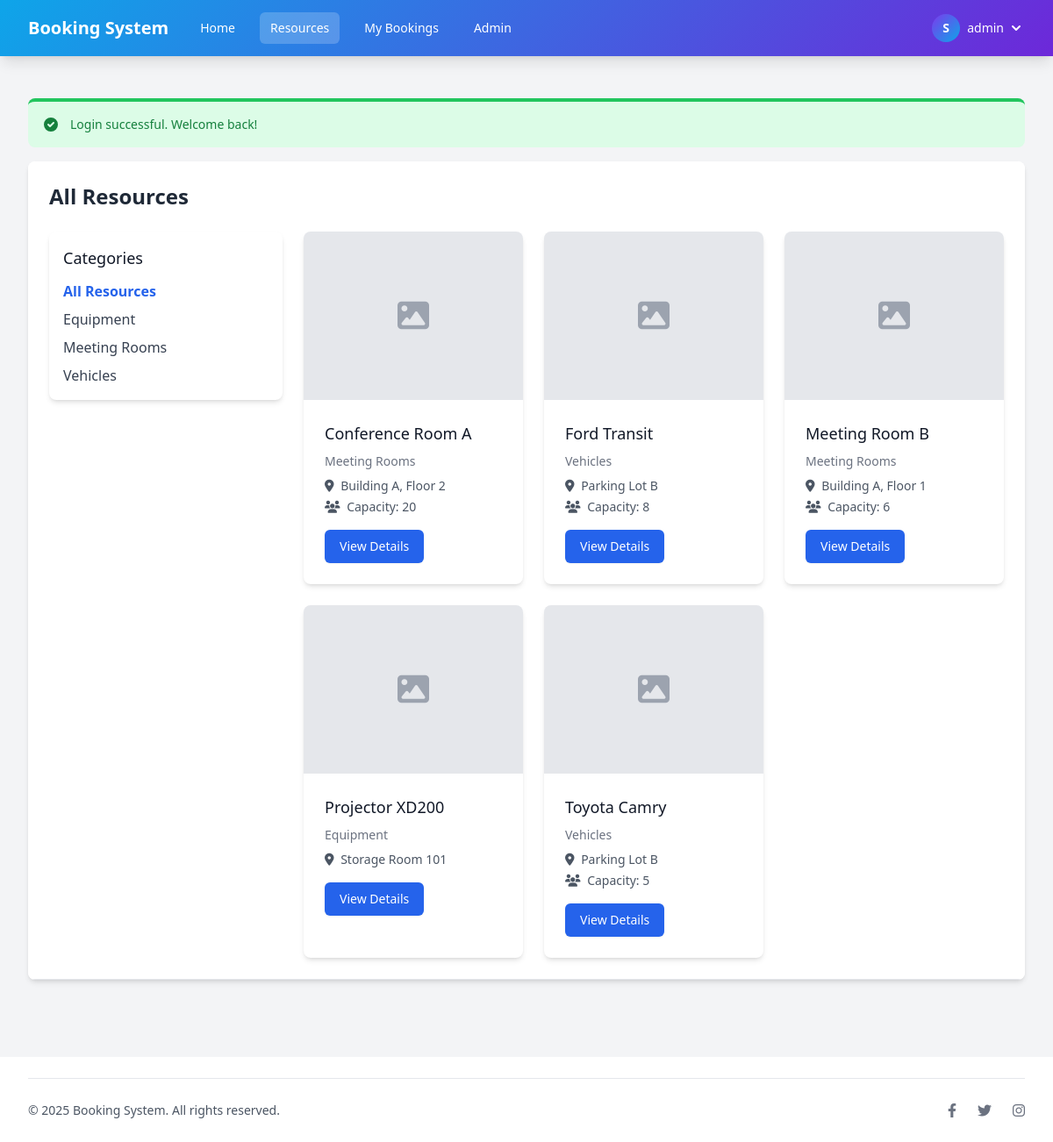
The page /resources.php (signed in) on the database its author committed.
### tables this page shows
CREATE TABLE IF NOT EXISTS settings (
    id INT AUTO_INCREMENT PRIMARY KEY,
    setting_key VARCHAR(50) NOT NULL UNIQUE,
    setting_value TEXT,
    created_at TIMESTAMP DEFAULT CURRENT_TIMESTAMP,
    updated_at TIMESTAMP DEFAULT CURRENT_TIMESTAMP ON UPDATE CURRENT_TIMESTAMP
);

CREATE TABLE IF NOT EXISTS resource_categories (
    id INT AUTO_INCREMENT PRIMARY KEY,
    name VARCHAR(100) NOT NULL,
    description TEXT,
    status ENUM('active', 'inactive') DEFAULT 'active',
    created_at TIMESTAMP DEFAULT CURRENT_TIMESTAMP,
    updated_at TIMESTAMP DEFAULT CURRENT_TIMESTAMP ON UPDATE CURRENT_TIMESTAMP
);

CREATE TABLE IF NOT EXISTS resources (
    id INT AUTO_INCREMENT PRIMARY KEY,
    category_id INT NOT NULL,
    name VARCHAR(100) NOT NULL,
    description TEXT,
    location VARCHAR(100),
    capacity INT,
    image_path VARCHAR(255) DEFAULT NULL,
    status ENUM('available', 'maintenance', 'inactive') DEFAULT 'available',
    created_at TIMESTAMP DEFAULT CURRENT_TIMESTAMP,
    updated_at TIMESTAMP DEFAULT CURRENT_TIMESTAMP ON UPDATE CURRENT_TIMESTAMP,
    FOREIGN KEY (category_id) REFERENCES resource_categories(id) ON DELETE CASCADE
);

### includes/auth.php (called while the page is built, shortened)
<?php
require_once __DIR__ . '/../config/database.php';
function isLoggedIn() {
    return isset($_SESSION['user_id']);
}
function isAdmin() {
    return isLoggedIn() && $_SESSION['role'] == 'admin';
}

### config/database.php (called while the page is built, shortened)
<?php
function getDbConnection() {
    $conn = new mysqli(DB_HOST, DB_USER, DB_PASS, DB_NAME);
    return $conn;
}

### classes/ResourceManager.php (called while the page is built, shortened)
<?php
class ResourceManager {
    private $conn;
    public function __construct() {
        require_once __DIR__ . '/../config/database.php';
        $this->conn = getDbConnection();
    }
    public function getCategories($active_only = true) {
        $status_condition = $active_only ? " WHERE status = 'active'" : "";
        $sql = "SELECT * FROM resource_categories" . $status_condition . " ORDER BY name";
        $result = $this->conn->query($sql);
        $categories = [];
        while ($row = $result->fetch_assoc()) {
            $categories[] = $row;
        }
        return $categories;
    }
    public function getResources($category_id = null, $available_only = false) {
        $where_clause = "";
        $sql = "SELECT r.*, c.name AS category_name
                FROM resources r
                JOIN resource_categories c ON r.category_id = c.id" .
                $where_clause .
                " ORDER BY r.name";
        $result = $this->conn->query($sql);
        $resources = [];
        while ($row = $result->fetch_assoc()) {
            $resources[] = $row;
        }
        return $resources;
    }
}

### resources.php (the view, shortened to what this page needs)
<?php
require_once 'includes/auth.php';
require_once 'includes/utilities.php';
require_once 'classes/ResourceManager.php';
$category_id = isset($_GET['category_id']) ? (int)$_GET['category_id'] : null;
$resourceManager = new ResourceManager();
$categories = $resourceManager->getCategories();
$resources = $resourceManager->getResources($category_id);
$categoryName = '';
$page_title = $categoryName ? 'Resources: ' . $categoryName : 'All Resources';
$active_page = 'resources';
include 'includes/header.php';
?>
<div class="flex flex-col md:flex-row gap-6">
    <div class="w-full md:w-1/4">
        <div class="bg-white shadow-md rounded-lg p-4 mb-4">
            <h3 class="text-lg font-medium text-gray-900 mb-3">Categories</h3>
            <ul class="space-y-2">
                <li>
                    <a href="resources.php" class="<?php echo !$category_id ? 'text-blue-600 font-bold' : 'text-gray-700 hover:text-blue-600'; ?> block">
                        All Resources
                    </a>
                </li>
                <?php foreach ($categories as $category): ?>
                    <li>
                        <a href="resources.php?category_id=<?php echo $category['id']; ?>" class="<?php echo $category_id == $category['id'] ? 'text-blue-600 font-bold' : 'text-gray-700 hover:text-blue-600'; ?> block">
                            <?php echo $category['name']; ?>
                        </a>
                    </li>
                <?php endforeach; ?>
            </ul>
        </div>
    </div>
    <div class="w-full md:w-3/4">
        <?php if (empty($resources)): ?>
            <div class="bg-yellow-100 border-l-4 border-yellow-500 text-yellow-700 p-4 mb-4" role="alert">
                <p class="font-bold">No resources found</p>
                <p>There are no resources available in this category.</p>
            </div>
        <?php else: ?>
            <div class="grid grid-cols-1 sm:grid-cols-2 lg:grid-cols-3 gap-6">
                <?php foreach ($resources as $resource): ?>
                    <div class="bg-white overflow-hidden shadow-md rounded-lg">
                        <div class="h-48 bg-gray-200 overflow-hidden">
                            <?php if (!empty($resource['image_path'])): ?>
                                <img class="w-full h-full object-cover" src="<?php echo $resource['image_path']; ?>" alt="<?php echo $resource['name']; ?>">
                            <?php else: ?>
                                <div class="w-full h-full flex items-center justify-center">
                                    <i class="fas fa-image text-gray-400 text-4xl"></i>
                                </div>
                            <?php endif; ?>
                        </div>
                        <div class="p-6">
                            <h3 class="text-lg font-medium text-gray-900 mb-2"><?php echo $resource['name']; ?></h3>
                            <p class="text-sm text-gray-500 mb-2"><?php echo $resource['category_name']; ?></p>
                            <?php if ($resource['location']): ?>
                                <p class="text-sm text-gray-600 mb-1">
                                    <i class="fas fa-map-marker-alt mr-1"></i> <?php echo $resource['location']; ?>
                                </p>
                            <?php endif; ?>
                            <?php if ($resource['capacity']): ?>
                                <p class="text-sm text-gray-600 mb-1">
                                    <i class="fas fa-users mr-1"></i> Capacity: <?php echo $resource['capacity']; ?>
                                </p>
                            <?php endif; ?>
                            <div class="mt-4">
                                <a href="view_resource.php?id=<?php echo $resource['id']; ?>" class="inline-flex items-center px-4 py-2 border border-transparent text-sm font-medium rounded-md shadow-sm text-white bg-blue-600 hover:bg-blue-700 focus:outline-none focus:ring-2 focus:ring-offset-2 focus:ring-blue-500">
                                    View Details
                                </a>
                            </div>
                        </div>
                    </div>
                <?php endforeach; ?>
            </div>
        <?php endif; ?>
    </div>
</div>
<?php include 'includes/footer.php'; ?>

### includes/header.php (shortened to what this page needs)
<?php
require_once __DIR__ . '/auth.php';
require_once __DIR__ . '/utilities.php';
$conn = getDbConnection();
$site_name = 'Booking System';
try {
    $result = $conn->query("SELECT setting_value FROM settings WHERE setting_key = 'site_name'");
    if ($result && $result->num_rows > 0) {
        $site_name = $result->fetch_assoc()['setting_value'];
    }
} catch (Exception $e) {
}
$is_admin_section = strpos($active_page, 'admin_') === 0;
$base_path = $is_admin_section ? '../' : '';
$admin_path = $is_admin_section ? '' : 'admin/';
?>
<!DOCTYPE html>
<html lang="en">
<head>
    <script src="https://cdn.tailwindcss.com"></script>
    <link rel="stylesheet" href="https://cdnjs.cloudflare.com/ajax/libs/font-awesome/6.2.0/css/all.min.css">
    <link rel="stylesheet" href="https://cdn.jsdelivr.net/npm/flatpickr/dist/flatpickr.min.css">
</head>
<body class="bg-gray-100 min-h-screen">
    <nav class="bg-gradient-primary shadow-lg">
        <div class="max-w-7xl mx-auto px-4 sm:px-6 lg:px-8">
            <div class="flex justify-between h-16">
                <div class="flex">
                    <div class="flex-shrink-0 flex items-center">
                        <a href="<?php echo $base_path; ?>index.php" class="text-white text-xl font-bold">
                            <?php echo $site_name; ?>
                        </a>
                    </div>
                    <div class="hidden md:ml-6 md:flex md:space-x-4 items-center">
                        <a href="<?php echo $base_path; ?>index.php"
                           class="<?php echo $active_page == 'home' ? 'bg-white/20 text-white' : 'text-white hover:bg-white/10'; ?> px-3 py-2 rounded-md text-sm font-medium">
                            Home
                        </a>
                        <?php if (isLoggedIn()): ?>
                            <a href="<?php echo $base_path; ?>resources.php"
                               class="<?php echo $active_page == 'resources' ? 'bg-white/20 text-white' : 'text-white hover:bg-white/10'; ?> px-3 py-2 rounded-md text-sm font-medium">
                                Resources
                            </a>
                            <a href="<?php echo $base_path; ?>my_bookings.php"
                               class="<?php echo $active_page == 'my_bookings' ? 'bg-white/20 text-white' : 'text-white hover:bg-white/10'; ?> px-3 py-2 rounded-md text-sm font-medium">
                                My Bookings
                            </a>
                            <?php if (isAdmin()): ?>
                                <a href="<?php echo $admin_path; ?>dashboard.php"
                                   class="<?php echo $is_admin_section ? 'bg-white/20 text-white' : 'text-white hover:bg-white/10'; ?> px-3 py-2 rounded-md text-sm font-medium">
                                    Admin
                                </a>
                            <?php endif; ?>
                        <?php endif; ?>
                    </div>
                </div>
                <div class="hidden md:flex md:items-center">
                    <?php if (isLoggedIn()): ?>
                        <div class="ml-3 relative">
                            <div>
                                <button type="button"
                                        class="flex items-center text-sm rounded-full focus:outline-none focus:ring-2 focus:ring-offset-2 focus:ring-offset-blue-600 focus:ring-white"
                                        id="user-menu-button"
                                        aria-expanded="false"
                                        aria-haspopup="true">
                                    <div class="h-8 w-8 rounded-full bg-gradient-secondary flex items-center justify-center text-white font-bold">
                                        <?php echo substr($_SESSION['full_name'], 0, 1); ?>
                                    </div>
                                    <span class="ml-2 text-white"><?php echo $_SESSION['username']; ?></span>
                                    <svg class="ml-1 h-5 w-5 text-white" xmlns="http://www.w3.org/2000/svg" viewBox="0 0 20 20" fill="currentColor">
                                        <path fill-rule="evenodd" d="M5.293 7.293a1 1 0 011.414 0L10 10.586l3.293-3.293a1 1 0 111.414 1.414l-4 4a1 1 0 01-1.414 0l-4-4a1 1 0 010-1.414z" clip-rule="evenodd" />
                                    </svg>
                                </button>
                            </div>
                        </div>
                    <?php endif; ?>
                </div>
            </div>
        </div>
    </nav>
    <main class="max-w-7xl mx-auto py-6 sm:px-6 lg:px-8">
        <div class="px-4 py-6 sm:px-0">
            <?php displayFlashMessage(); ?>
            <div class="bg-white overflow-hidden shadow-md sm:rounded-lg">
                <div class="p-6 bg-white border-b border-gray-200">
                    <h1 class="text-2xl font-bold text-gray-800 mb-6"><?php echo $page_title; ?></h1>

### includes/utilities.php (shortened to what this page needs)
<?php
function getFlashMessage() {
    if (isset($_SESSION['flash_message'])) {
        $flash = $_SESSION['flash_message'];
        return $flash;
    }
    return null;
}
function displayFlashMessage() {
    $flash = getFlashMessage();
    if ($flash) {
        $type = $flash['type'];
        $message = $flash['message'];
        $bg_color = 'bg-blue-100 border-blue-500 text-blue-700';
        $icon = '<svg class="w-5 h-5" fill="currentColor" viewBox="0 0 20 20" xmlns="http://www.w3.org/2000/svg"><path fill-rule="evenodd" d="M18 10a8 8 0 11-16 0 8 8 0 0116 0zm-7-4a1 1 0 11-2 0 1 1 0 012 0zM9 9a1 1 0 000 2v3a1 1 0 001 1h1a1 1 0 100-2v-3a1 1 0 00-1-1H9z" clip-rule="evenodd"></path></svg>';
        if ($type == 'success') {
            $bg_color = 'bg-green-100 border-green-500 text-green-700';
            $icon = '<svg class="w-5 h-5" fill="currentColor" viewBox="0 0 20 20" xmlns="http://www.w3.org/2000/svg"><path fill-rule="evenodd" d="M10 18a8 8 0 100-16 8 8 0 000 16zm3.707-9.293a1 1 0 00-1.414-1.414L9 10.586 7.707 9.293a1 1 0 00-1.414 1.414l2 2a1 1 0 001.414 0l4-4z" clip-rule="evenodd"></path></svg>';
        }
        echo <<<HTML
        <div class="flex p-4 mb-4 text-sm border-t-4 rounded-lg $bg_color" role="alert">
            <div class="inline-flex items-center mr-3">
                $icon
            </div>
            <div>
                <span class="font-medium">$message</span>
            </div>
        </div>
        HTML;
    }
}

### includes/footer.php (shortened to what this page needs)
                </div>
            </div>
        </div>
    </main>
    <footer class="bg-white py-6 mt-10">
        <div class="max-w-7xl mx-auto px-4 sm:px-6 lg:px-8">
            <div class="border-t border-gray-200 pt-6">
                <div class="flex flex-col md:flex-row justify-between items-center">
                    <div class="text-gray-600 text-sm mb-4 md:mb-0">
                        &copy; <?php echo date('Y'); ?> Booking System. All rights reserved.
                    </div>
                    <div class="flex space-x-6">
                        <a href="#" class="text-gray-500 hover:text-gray-700">
                            <i class="fab fa-facebook-f"></i>
                        </a>
                        <a href="#" class="text-gray-500 hover:text-gray-700">
                            <i class="fab fa-twitter"></i>
                        </a>
                        <a href="#" class="text-gray-500 hover:text-gray-700">
                            <i class="fab fa-instagram"></i>
                        </a>
                    </div>
                </div>
            </div>
        </div>
    </footer>
</body>
</html>

### includes/header.php (style rules this page uses)
.bg-gradient-primary { background: linear-gradient(135deg, #0ea5e9, #6d28d9); }
.bg-gradient-secondary { background: linear-gradient(135deg, #7c3aed, #0ea5e9); }
html { height: 100%; }
body { display: flex; flex-direction: column; min-height: 100vh; }
main { flex: 1 0 auto; display: block; width: 100%; }
footer { flex-shrink: 0; margin-top: auto; }

### rows shown on the page
settings: setting_value "Booking System"
resource_categories: name "Equipment"
resource_categories: name "Meeting Rooms"
resource_categories: name "Vehicles"
resources: name "Conference Room A", category.name "Meeting Rooms", location "Building A, Floor 2", capacity "20"
resources: name "Ford Transit", category.name "Vehicles", location "Parking Lot B", capacity "8"
resources: name "Meeting Room B", category.name "Meeting Rooms", location "Building A, Floor 1", capacity "6"
resources: name "Projector XD200", category.name "Equipment", location "Storage Room 101"
resources: name "Toyota Camry", category.name "Vehicles", location "Parking Lot B", capacity "5"

### other values the page prints
substr($_SESSION['full_name'], 0, 1) "S"
$_SESSION['username'] "admin"
$message "Login successful. Welcome back!"
$page_title "All Resources"
